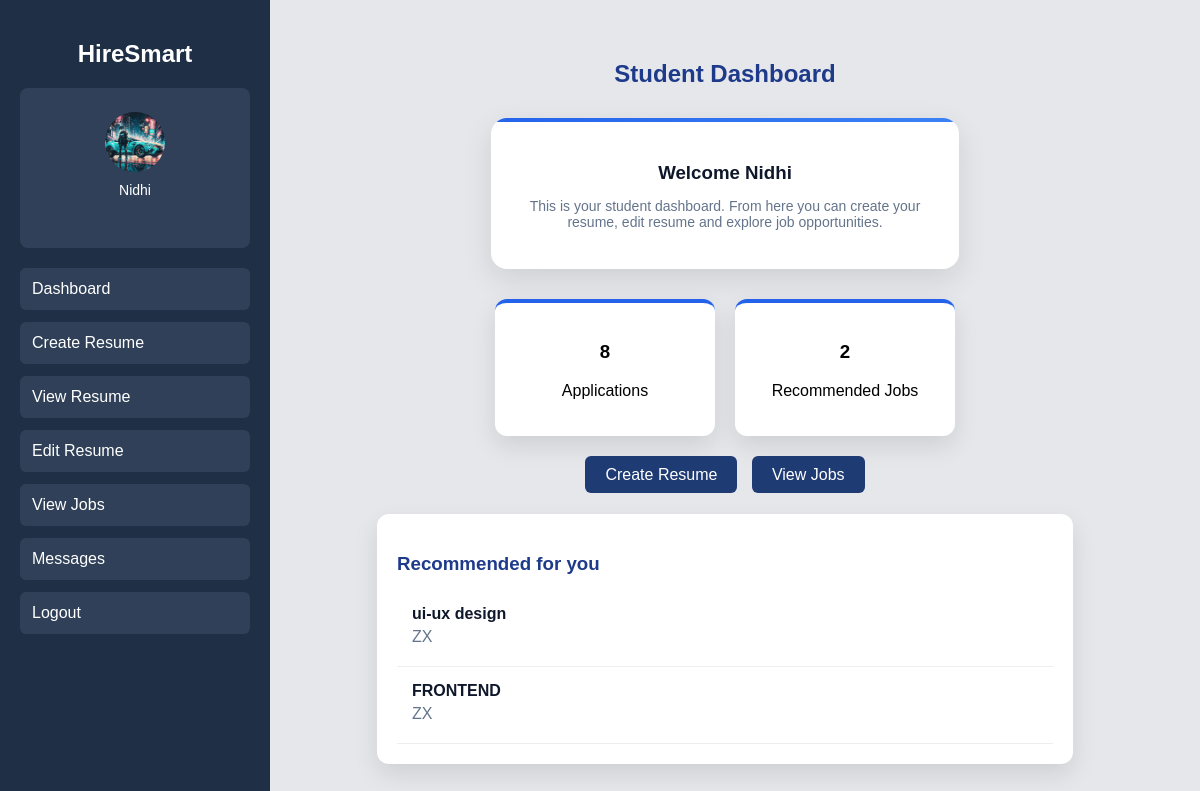
The app's page /student-dashboard/ (signed in) with its own data.
### accounts/models.py (models this page shows, shortened)
class Student(models.Model):
    name = models.CharField(max_length=100)
    email = models.EmailField(unique=True)
    password = models.CharField(max_length=100)
    otp = models.CharField(max_length=6, null=True, blank=True)
    is_verified = models.BooleanField(default=False)
    photo = models.ImageField(upload_to='student_photos/', null=True, blank=True)

class Job(models.Model):
    hr = models.ForeignKey(HR, on_delete=models.CASCADE, null=True, blank=True)
    title = models.CharField(max_length=200)
    company = models.CharField(max_length=200)
    skills = models.TextField()
    experience = models.IntegerField(default=0)
    description = models.TextField()
    posted_date = models.DateTimeField(auto_now_add=True)

### accounts/views.py (the view)
# urls.py: path('student-dashboard/', views.student_dashboard, name='student_dashboard'),
def student_dashboard(request):
    email = request.session.get('student_email')
    if not email:
        return redirect('student_login')
    student = Student.objects.get(email=email)
    resume = Resume.objects.filter(student=student).last()
    recommended_jobs = []
    if resume and resume.skills:
        skills = [s.strip().lower() for s in resume.skills.split(',')]
        all_jobs = Job.objects.all()
        for job in all_jobs:
            job_skills = job.skills.lower()
            for skill in skills:
                if skill in job_skills:
                    recommended_jobs.append(job)
                    break
    recommended_jobs = recommended_jobs[:5]
    applied_count = JobApplication.objects.filter(student=student).count()
    return render(request, 'student_dashboard.html', {
        'student': student,
        'recommended_jobs': recommended_jobs,
        'applied_count': applied_count
    })

### accounts/templates/student_dashboard.html (shortened to what this page needs)
{% extends 'base_student.html' %}
{% block content %}
<h2 class="title">Student Dashboard</h2>
<div class="main">
<div class="welcome-box">
    <h3>Welcome {{ student.name }}</h3>
    <p>
        This is your student dashboard. From here you can create your resume,
        edit resume and explore job opportunities.
    </p>
</div>
<div class="stats">
<div class="card">
    <h3>{{ applied_count }}</h3>
    <p>Applications</p>
</div>
<div class="card">
    <h3>{{ recommended_jobs|length }}</h3>
    <p>Recommended Jobs</p>
</div>
</div>
<div class="actions">
    <a href="{% url 'create_resume' %}">Create Resume</a>
    <a href="{% url 'view_jobs' %}">View Jobs</a>
</div>
<div class="jobs-section">
<h3>Recommended for you</h3>
{% for job in recommended_jobs %}
<div class="job-card">
    <h4>{{ job.title }}</h4>
    <p>{{ job.company }}</p>
</div>
{% empty %}
<p>No jobs found based on your skills</p>
{% endfor %}
</div>
</div>
{% endblock %}

### accounts/templates/base_student.html (shortened to what this page needs)
{% load static %}
<!DOCTYPE html>
<html>
<head>
</head>
<body>
<div class="main-container">
<div class="sidebar">
<h2>HireSmart</h2>
<div class="profile-menu">
<a href="{% url 'student_profile' %}" style="text-decoration:none;color:white;">
{% if student.photo %}
<img src="{{ student.photo.url }}" class="profile-img">
{% else %}
<div class="profile-icon">
{{ student.name|slice:":1" }}
</div>
{% endif %}
<p class="profile-name">{{ student.name }}</p>
</a>
</div>
<a href="{% url 'student_dashboard' %}">Dashboard</a>
<a href="{% url 'create_resume' %}">Create Resume</a>
<a href="{% url 'view_resume' %}">View Resume</a>
<a href="{% url 'edit_resume' %}">Edit Resume</a>
<a href="{% url 'student_jobs' %}">View Jobs</a>
<a href="{% url 'student_messages' %}" class="menu-btn">Messages</a>
<a href="{% url 'student_logout' %}">Logout</a>
</div>
<div class="content">
{% block content %}
{% endblock %}
</div>
</div>
</body>
</html>

### accounts/templates/base_student.html (style rules this page uses)
body { margin:0; font-family:Arial; background:#e5e7eb; }
.main-container { display:flex; }
.sidebar { width:230px; background:#1f2f46; height:100vh; padding:20px; color:white; position:fixed; left:0; top:0; }
.sidebar h2 { text-align:center; margin-bottom:20px; }
.profile-menu { text-align:center; margin-bottom:20px; background:#2f4058; padding:12px; border-radius:8px; }
.profile-img { width:60px; height:60px; border-radius:50%; object-fit:cover; margin:auto; margin-bottom:10px; display:block; }
.profile-name { font-size:14px; margin-top:5px; color:white; }
.sidebar a { display:block; background:#2f4058; padding:12px; margin-bottom:12px; color:white; text-decoration:none; border-radius:6px; }
.content { margin-left:250px; padding:40px; width:100%; }

### accounts/templates/student_dashboard.html (style rules this page uses)
.welcome-box { background:white; padding:25px; border-radius:16px; width:60%; margin:0 auto 30px auto; text-align:center; box-shadow:0 10px 30px rgba(0,0,0,0.1); position:relative; overflow:hidden; }
.welcome-box::before { content:""; position:absolute; top:0; left:0; width:100%; height:4px; background:linear-gradient(to right,#2563eb,#3b82f6); }
.welcome-box h3 { margin-bottom:10px; color:#0f172a; }
.welcome-box p { color:#64748b; font-size:14px; }
.title { text-align:center; margin-bottom:30px; color:#1e3a8a; }
.main { width:80%; margin:auto; }
.stats { display:flex; gap:20px; justify-content:center; margin-bottom:30px; }
.card { background:white; padding:20px; border-radius:12px; width:180px; text-align:center; box-shadow:0 10px 25px rgba(0,0,0,0.1); transition:0.3s; border-top:4px solid #2563eb; }
.actions { text-align:center; margin-bottom:30px; }
.actions a { background:#1f3b73; color:white; padding:10px 20px; margin:5px; border-radius:6px; text-decoration:none; transition:0.3s; }
.jobs-section { background:white; padding:20px; border-radius:12px; box-shadow:0 10px 25px rgba(0,0,0,0.1); }
.jobs-section h3 { margin-bottom:15px; color:#1e3a8a; }
.job-card { padding:15px; border-bottom:1px solid #eee; transition:0.3s; }
.job-card h4 { margin:0; color:#0f172a; }
.job-card p { margin:5px 0; color:#64748b; }

### records on screen
Student: photo (picture), name "Nidhi"
Job: title "ui-ux design", company "ZX"
Job: title "FRONTEND", company "ZX"

### other values on screen
{{ applied_count }} "8"
{{ recommended_jobs|length }} "2"
